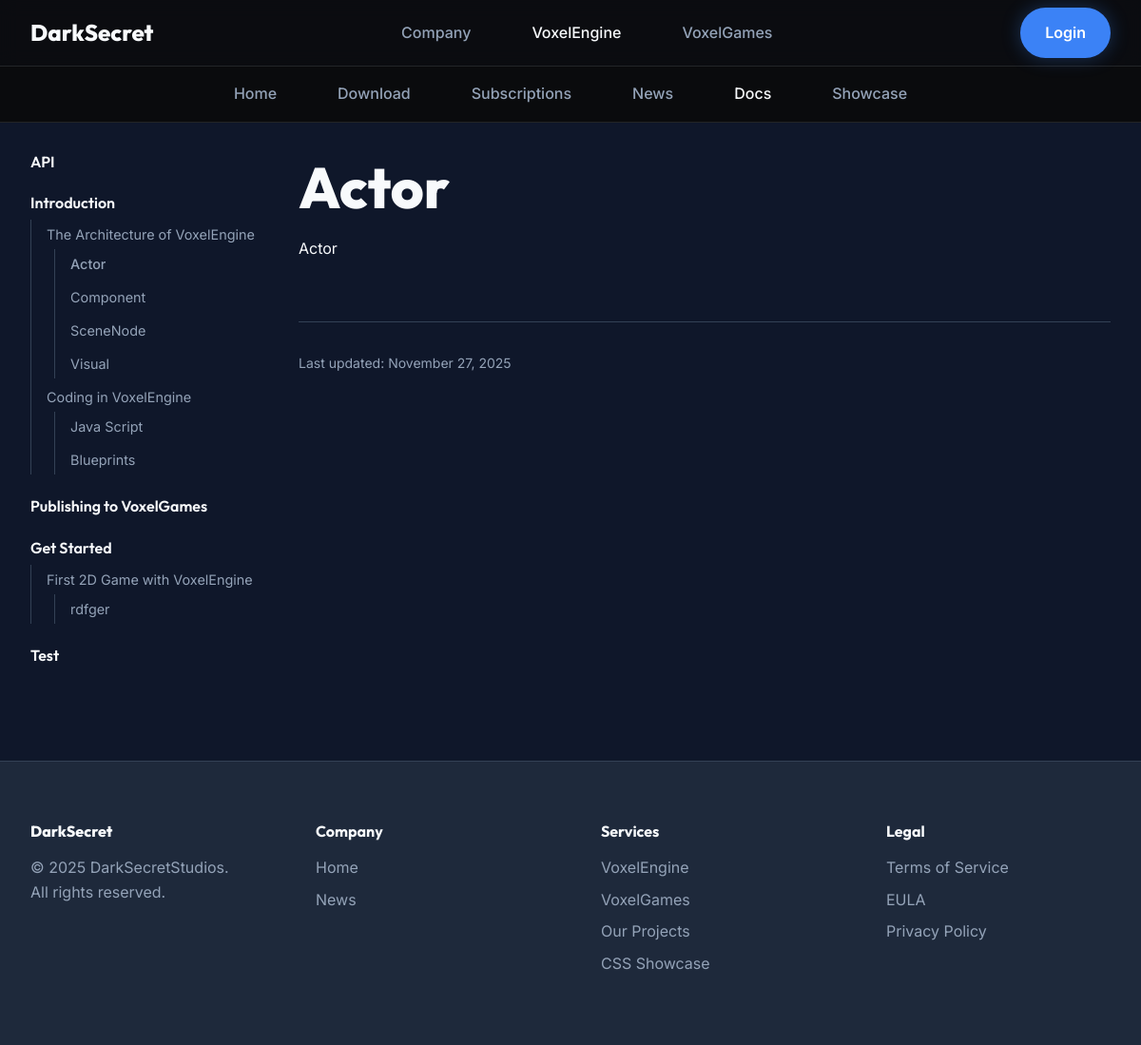
Page /voxelengine/docs/introduction/actor/ on the earlier database version.
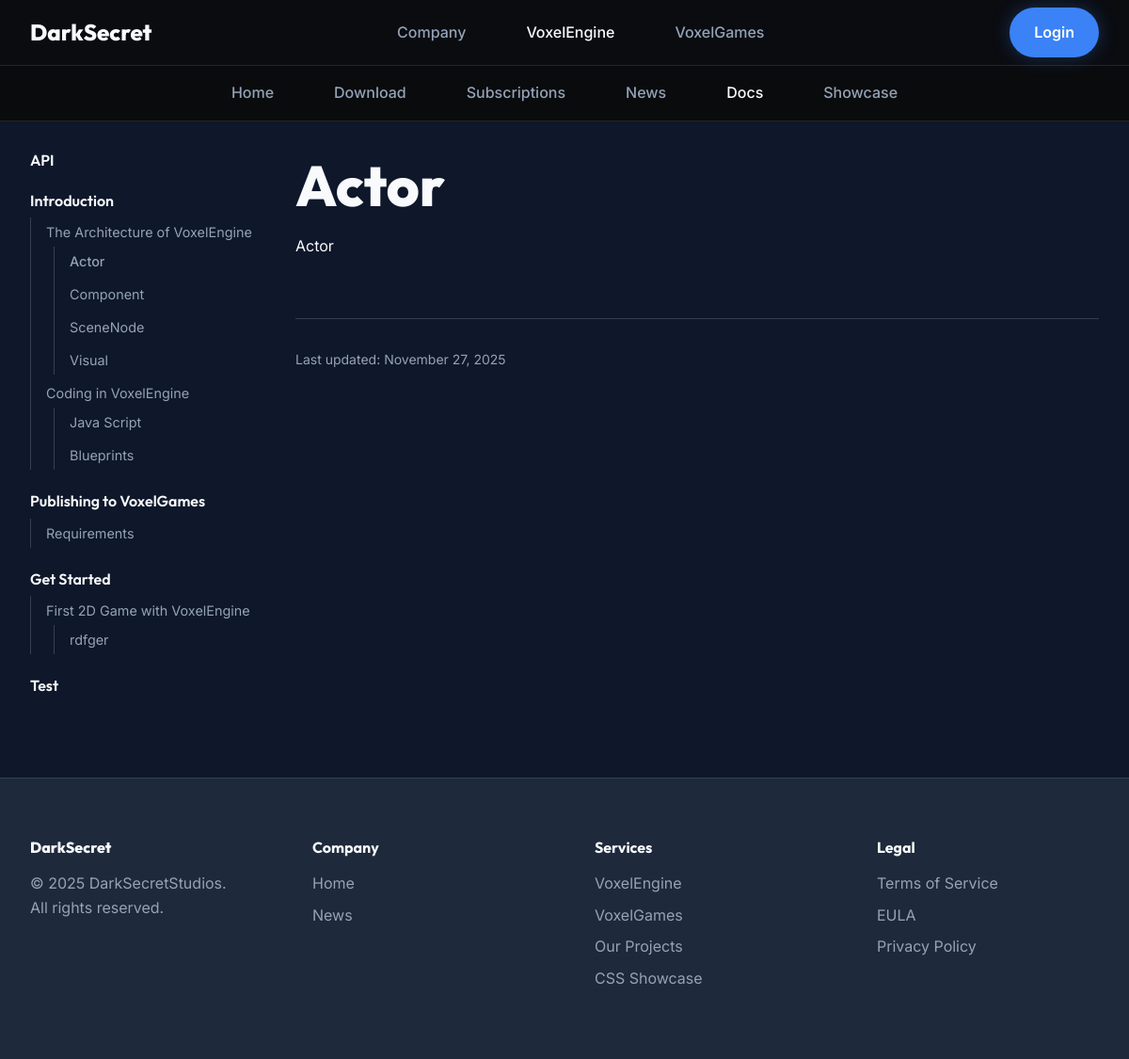
Same page on the later database version.
### voxelengine/models.py (models this page shows, shortened)
class DocumentationCategory(models.Model):
    title = models.CharField(max_length=100)
    slug = models.SlugField(unique=True, blank=True)
    order = models.IntegerField(default=0)
    class Meta:
        verbose_name_plural = "Documentation Categories"
        ordering = ['order', 'title']

class DocumentationPage(models.Model):
    category = models.ForeignKey(DocumentationCategory, on_delete=models.CASCADE, related_name='pages')
    parent = models.ForeignKey('self', null=True, blank=True, related_name='children', on_delete=models.CASCADE)
    title = models.CharField(max_length=200)
    slug = models.SlugField(blank=True)
    content = models.TextField(help_text="HTML")
    order = models.IntegerField(default=0)
    created_at = models.DateTimeField(auto_now_add=True)
    updated_at = models.DateTimeField(auto_now=True)
    class Meta:
        ordering = ['category__order', 'order', 'title']
        unique_together = ('category', 'slug')

### voxelengine/views.py (the view)
# urls.py: path('docs/<slug:category_slug>/<slug:page_slug>/', docs_page, name='docs_page'),
def docs_page(request, category_slug, page_slug):
    categories = DocumentationCategory.objects.prefetch_related('pages').all()
    page = get_object_or_404(DocumentationPage, category__slug=category_slug, slug=page_slug)
    return render(request, 'voxelengine/docs/page.html', {
        'categories': categories,
        'current_page': page,
        'current_category': page.category
    })

### voxelengine/templates/voxelengine/docs/page.html (shortened to what this page needs)
{% extends 'voxelengine/docs/base_docs.html' %}
{% block docs_content %}
<article class="prose">
    <h1 style="margin-bottom: 1rem;">{{ current_page.title }}</h1>
    <div class="content">
        {{ current_page.content|safe }}
    </div>
    <div style="margin-top: 4rem; padding-top: 2rem; border-top: 1px solid var(--color-border); color: var(--color-text-muted); font-size: 0.875rem;">
        Last updated: {{ current_page.updated_at|date:"F j, Y" }}
    </div>
</article>
{% endblock %}

### voxelengine/templates/voxelengine/docs/base_docs.html (shortened to what this page needs)
{% extends 'voxelengine/veBase.html' %}
{% block voxelengine_content %}
<div class="container" style="padding-top: 2rem; padding-bottom: 4rem;">
    <div class="docs-layout" style="display: grid; grid-template-columns: 250px 1fr; gap: 2rem;">
        <aside class="docs-sidebar">
            {% for category in categories %}
            <div class="docs-category" style="margin-bottom: 1.5rem;">
                <h4 style="font-size: 1rem; color: var(--color-text); margin-bottom: 0.5rem; font-weight: 600;">{{ category.title }}</h4>
                <ul style="border-left: 1px solid var(--color-border); padding-left: 1rem;">
                    {% for page in category.pages.all %}
                        {% if not page.parent %}
                            {% include 'voxelengine/docs/_sidebar_item.html' with page=page %}
                        {% endif %}
                    {% endfor %}
                </ul>
            </div>
            {% endfor %}
        </aside>
        <main class="docs-content">
            {% block docs_content %}{% endblock %}
        </main>
    </div>
</div>
{% endblock %}

### voxelengine/templates/voxelengine/veBase.html
{% extends 'base.html' %}
{% block theme_name %}engine{% endblock %}
{% block content %}
<div class="sub-navbar" style="background: rgba(10, 10, 11, 0.9); border-bottom: 1px solid rgba(255, 255, 255, 0.1); padding: 0.5rem 0; backdrop-filter: blur(10px);">
    <div class="container flex justify-center gap-md">
        <a href="{% url 'voxelengine:index' %}" class="nav-link {% if request.resolver_match.url_name == 'index' %}active{% endif %}">Home</a>
        <a href="{% url 'voxelengine:download' %}" class="nav-link {% if request.resolver_match.url_name == 'download' %}active{% endif %}">Download</a>
        <a href="{% url 'voxelengine:subscriptions' %}" class="nav-link {% if request.resolver_match.url_name == 'subscriptions' %}active{% endif %}">Subscriptions</a>
        <a href="#" class="nav-link">News</a>
        <a href="{% url 'voxelengine:docs_index' %}" class="nav-link {% if 'docs' in request.resolver_match.url_name %}active{% endif %}">Docs</a>
        <a href="#" class="nav-link">Showcase</a>
    </div>
</div>
{% block voxelengine_content %}
{% endblock %}
{% endblock %}

### templates/base.html (shortened to what this page needs)
<!DOCTYPE html>
{% load static %}
<html>
<head>
    <link rel="stylesheet" href="{% static 'style/style.css' %}">
</head>
<body data-theme="{% block theme_name %}core{% endblock %}">
    <header class="navbar">
        <div class="container flex justify-between items-center">
            <a href="{% url 'core:index' %}" class="nav-brand">
                DarkSecret
            </a>
            <nav class="flex gap-md">
                <a href="{% url 'core:index' %}" class="nav-link {% if request.resolver_match.app_name == 'core' and request.resolver_match.url_name == 'index' %}active{% endif %}">Company</a>
                <a href="{% url 'voxelengine:index' %}" class="nav-link {% if request.resolver_match.app_name == 'voxelengine' %}active{% endif %}">VoxelEngine</a>
                <a href="{% url 'voxelgames:index' %}" class="nav-link {% if request.resolver_match.app_name == 'voxelgames' %}active{% endif %}">VoxelGames</a>
            </nav>
            <div class="flex gap-sm">
                {% if user.is_authenticated %}
                <a href="{% url 'account_logout' %}" class="btn btn-outline">Logout</a>
                {% else %}
                <a href="{% url 'account_login' %}" class="btn btn-primary">Login</a>
                {% endif %}
            </div>
        </div>
    </header>
    <main class="global-main">
        {% block content %}{% endblock %}
    </main>
    <footer class="footer">
        <div class="container">
            <div class="footer-grid">
                <div class="footer-col">
                    <h4 class="nav-brand">DarkSecret</h4>
                    <p>&copy; 2025 DarkSecretStudios.<br>All rights reserved.</p>
                </div>
                <div class="footer-col">
                    <h4>Company</h4>
                    <ul>
                        <li><a href="{% url 'core:index' %}">Home</a></li>
                        <li><a href="{% url 'core:news' %}">News</a></li>
                    </ul>
                </div>
                <div class="footer-col">
                    <h4>Services</h4>
                    <ul>
                        <li><a href="{% url 'voxelengine:index' %}">VoxelEngine</a></li>
                        <li><a href="{% url 'voxelgames:index' %}">VoxelGames</a></li>
                        <li><a href="{% url 'core:projects' %}">Our Projects</a></li>
                        <li><a href="{% url 'core:showcase' %}">CSS Showcase</a></li>
                    </ul>
                </div>
                <div class="footer-col">
                    <h4>Legal</h4>
                    <ul>
                        <li><a href="{% url 'core:legal_terms' %}">Terms of Service</a></li>
                        <li><a href="{% url 'core:legal_eula' %}">EULA</a></li>
                        <li><a href="{% url 'core:legal_privacy' %}">Privacy Policy</a></li>
                    </ul>
                </div>
            </div>
        </div>
    </footer>
</body>
</html>

### voxelengine/templates/voxelengine/docs/_sidebar_item.html
<li style="margin-bottom: 0.25rem;">
    <a href="{% url 'voxelengine:docs_page' page.category.slug page.slug %}"
       class="docs-link {% if current_page.id == page.id %}active{% endif %}"
       style="display: block; padding: 0.25rem 0; color: var(--color-text-muted); font-size: 0.9rem; transition: color 0.2s;">
        {{ page.title }}
    </a>
    {% if page.children.exists %}
        <ul style="padding-left: 1rem; border-left: 1px solid var(--color-border); margin-left: 0.5rem;">
            {% for child in page.children.all %}
                {% include 'voxelengine/docs/_sidebar_item.html' with page=child %}
            {% endfor %}
        </ul>
    {% endif %}
</li>

### static/style/base/_variables.css (style rules this page uses)
:root { --font-main: 'Inter', BlinkMacSystemFont, 'Segoe UI', Roboto, Oxygen, Ubuntu, Cantarell, 'Open Sans', 'Helvetica Neue', sans-serif; --font-display: 'Outfit', 'Inter', sans-serif; --space-xs: 0.5rem; --space-sm: 1rem; --space-md: 2rem; --space-lg: 4rem; --space-xl: 8rem; --radius-sm: 4px; --radius-md: 8px; --radius-lg: 16px; --radius-xl: 24px; --radius-full: 9999px; --transition-fast: 0.2s ease; --transition-normal: 0.3s cubic-bezier(0.4, 0, 0.2, 1); --transition-slow: 0.5s ease; --color-bg: #ffffff; --color-bg-alt: #f8f9fa; --color-text: #1a1a1a; --color-text-muted: #666666; --color-border: #e5e5e5; --color-primary: #000000; --color-primary-hover: #333333; --color-primary-text: #ffffff; --color-secondary: #f0f0f0; --color-secondary-hover: #e0e0e0; --color-secondary-text: #1a1a1a; --shadow-sm: 0 2px 4px rgba(0, 0, 0, 0.05); --shadow-md: 0 4px 12px rgba(0, 0, 0, 0.08); --shadow-lg: 0 12px 24px rgba(0, 0, 0, 0.12); --navbar-height: 70px; }
[data-theme="engine"] { --color-bg: #0f172a; --color-bg-alt: #1e293b; --color-text: #f8fafc; --color-text-muted: #94a3b8; --color-border: #334155; --color-primary: #3b82f6; --color-primary-hover: #2563eb; --color-primary-text: #ffffff; --color-secondary: rgba(255, 255, 255, 0.1); --color-secondary-hover: rgba(255, 255, 255, 0.15); --color-secondary-text: #ffffff; --shadow-neon: 0 0 20px rgba(59, 130, 246, 0.3); }

### static/style/layout/_layout.css (style rules this page uses)
.container { width: 100%; max-width: 1200px; margin: 0 auto; padding: 0 var(--space-md); }
.flex { display: flex; }
.global-main { min-height: calc(100vh - var(--navbar-height)); }

### static/style/utilities/_utilities.css (style rules this page uses)
.items-center { align-items: center; }
.justify-center { justify-content: center; }
.justify-between { justify-content: space-between; }
.gap-sm { gap: var(--space-sm); }
.gap-md { gap: var(--space-md); }

### static/style/components/_buttons.css (style rules this page uses)
.btn { display: inline-flex; align-items: center; justify-content: center; padding: 0.75rem 1.5rem; border-radius: var(--radius-full); font-weight: 600; font-size: 1rem; cursor: pointer; transition: var(--transition-normal); border: 2px solid transparent; white-space: nowrap; }
.btn-primary { background-color: var(--color-primary); color: var(--color-primary-text); box-shadow: var(--shadow-neon, none); }

### static/style/components/_navbar.css (style rules this page uses)
.navbar { height: var(--navbar-height); background-color: var(--color-bg); border-bottom: 1px solid var(--color-border); display: flex; align-items: center; position: sticky; top: 0; z-index: 1000; backdrop-filter: blur(10px); }
[data-theme="gaming"] .navbar, [data-theme="engine"] .navbar { background-color: rgba(10, 10, 11, 0.8); border-bottom: 1px solid rgba(255, 255, 255, 0.1); }
.nav-link { font-weight: 500; color: var(--color-text-muted); padding: 0.5rem 1rem; }
.nav-link:hover, .nav-link.active { color: var(--color-text); }
.nav-brand { font-family: var(--font-display); font-weight: 800; font-size: 1.5rem; color: var(--color-text); }

### static/style/components/_footer.css (style rules this page uses)
.footer { border-top: 1px solid var(--color-border); padding: var(--space-lg) 0; background-color: var(--color-bg-alt); margin-top: auto; }
.footer-grid { display: grid; grid-template-columns: repeat(auto-fit, minmax(200px, 1fr)); gap: var(--space-lg); }
.footer-col h4 { font-size: 1rem; margin-bottom: var(--space-sm); color: var(--color-text); }
.footer-col ul li { margin-bottom: 0.5rem; }
.footer-col ul li a { color: var(--color-text-muted); }

### voxelengine/templates/voxelengine/docs/base_docs.html (style rules this page uses)
.docs-link:hover, .docs-link.active { color: var(--color-primary); }
.docs-link.active { font-weight: 500; }

Differences in the rows shown:
added DocumentationPage: title "Requirements", shown under DocumentationCategory "Publishing to VoxelGames"
